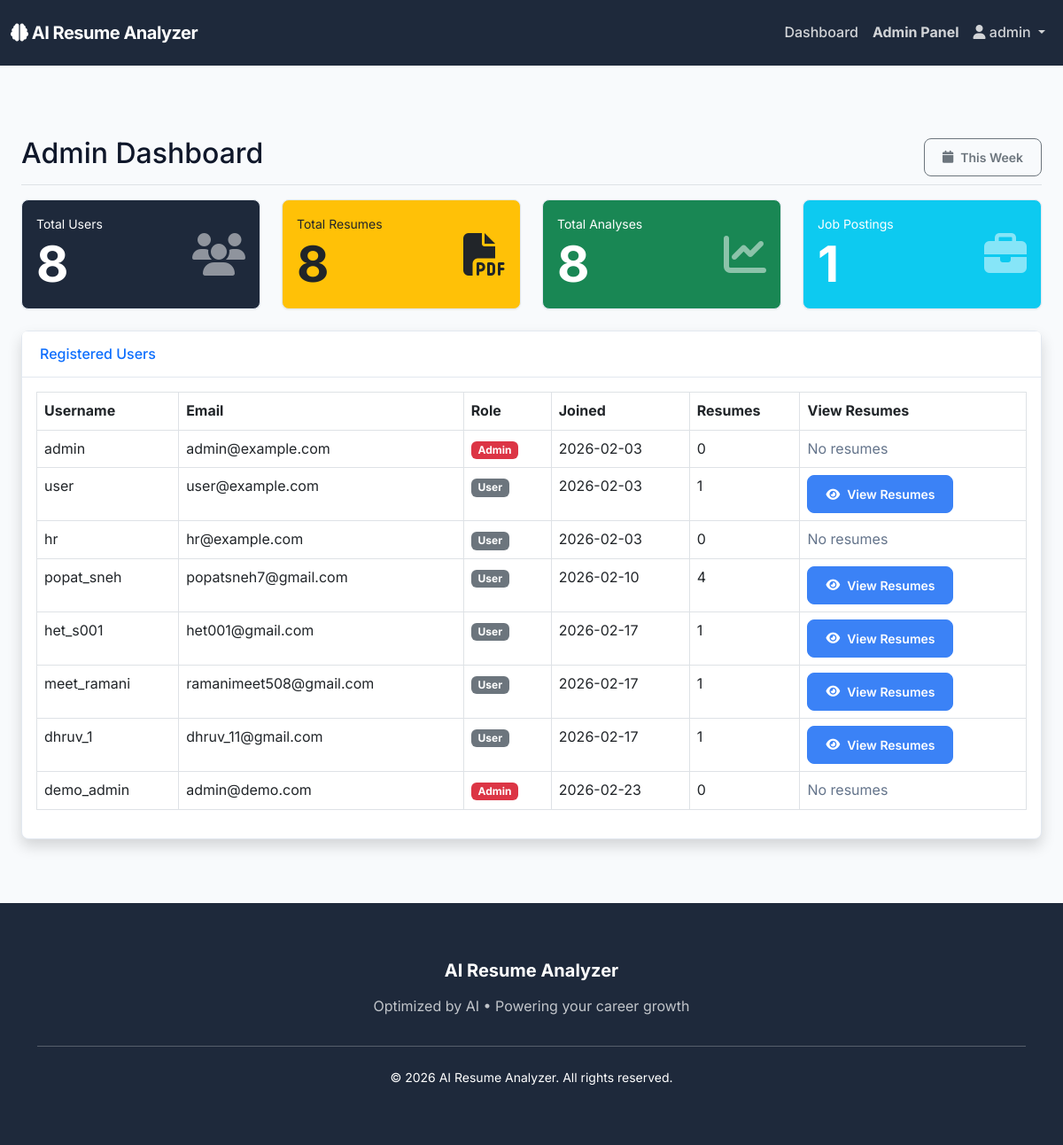
The page /admin/ (signed in) on the database its author committed.
### flask_app/models.py (models this page shows, shortened)
class User(UserMixin, db.Model):
    __tablename__ = 'users'
    id = db.Column(db.String(36), primary_key=True, default=lambda: str(uuid.uuid4()))
    username = db.Column(db.String(80), unique=True, nullable=False, index=True)
    email = db.Column(db.String(120), unique=True, nullable=False, index=True)
    password_hash = db.Column(db.String(255), nullable=False)
    first_name = db.Column(db.String(100))
    last_name = db.Column(db.String(100))
    created_at = db.Column(db.DateTime, default=datetime.utcnow)
    updated_at = db.Column(db.DateTime, default=datetime.utcnow, onupdate=datetime.utcnow)
    is_admin = db.Column(db.Boolean, default=False)
    role = db.Column(db.String(20), default='user')
    resumes = db.relationship('Resume', backref='user', lazy=True, cascade='all, delete-orphan')
    analyses = db.relationship('Analysis', backref='user', lazy=True, cascade='all, delete-orphan')

### flask_app/routes/admin.py (the view)
@admin_bp.route('/')
@login_required
@admin_required
def dashboard():
    total_users = User.query.count()
    total_resumes = Resume.query.count()
    total_analyses = Analysis.query.count()
    total_jobs = JobPosting.query.count()
    users = User.query.all()
    return render_template('admin/dashboard.html',
                         total_users=total_users,
                         total_resumes=total_resumes,
                         total_analyses=total_analyses,
                         total_jobs=total_jobs,
                         users=users)

### flask_app/routes/admin.py (called while the page is built)
def admin_required(f):
    @wraps(f)
    def decorated_function(*args, **kwargs):
        if not current_user.is_authenticated or not current_user.is_admin:
            abort(403)
        return f(*args, **kwargs)
    return decorated_function

### flask_app/routes/resume.py (called while the page is built)
@resume_bp.app_context_processor
def utility_processor():
    return dict(include_static_css=lambda x: "")

### run.py (called while the page is built)
@login_manager.user_loader
def load_user(user_id):
    return User.query.get(user_id)

@app.before_request
def before_request():
    from flask import session
    session.permanent = True
    app.permanent_session_lifetime.total_seconds()

### flask_app/templates/admin/dashboard.html (shortened to what this page needs)
{% extends "base.html" %}
{% block content %}
<div class="container-fluid py-4">
    <div class="d-flex justify-content-between flex-wrap flex-md-nowrap align-items-center pt-3 pb-2 mb-3 border-bottom">
        <h1 class="h2">Admin Dashboard</h1>
        <div class="btn-toolbar mb-2 mb-md-0">
            <button type="button" class="btn btn-sm btn-outline-secondary">
                <i class="fas fa-calendar"></i> This Week
            </button>
        </div>
    </div>
    <div class="row g-4 mb-4">
        <div class="col-xl-3 col-md-6">
            <div class="card bg-primary text-white h-100">
                <div class="card-body">
                    <div class="d-flex justify-content-between align-items-center">
                        <div class="me-3">
                            <div class="text-white-75 small">Total Users</div>
                            <div class="display-4 fw-bold">{{ total_users }}</div>
                        </div>
                        <i class="fas fa-users fa-3x text-white-50"></i>
                    </div>
                </div>
            </div>
        </div>
        <div class="col-xl-3 col-md-6">
            <div class="card bg-warning text-dark h-100">
                <div class="card-body">
                    <div class="d-flex justify-content-between align-items-center">
                        <div class="me-3">
                            <div class="text-dark-75 small">Total Resumes</div>
                            <div class="display-4 fw-bold">{{ total_resumes }}</div>
                        </div>
                        <i class="fas fa-file-pdf fa-3x text-dark-50"></i>
                    </div>
                </div>
            </div>
        </div>
        <div class="col-xl-3 col-md-6">
            <div class="card bg-success text-white h-100">
                <div class="card-body">
                    <div class="d-flex justify-content-between align-items-center">
                        <div class="me-3">
                            <div class="text-white-75 small">Total Analyses</div>
                            <div class="display-4 fw-bold">{{ total_analyses }}</div>
                        </div>
                        <i class="fas fa-chart-line fa-3x text-white-50"></i>
                    </div>
                </div>
            </div>
        </div>
        <div class="col-xl-3 col-md-6">
            <div class="card bg-info text-white h-100">
                <div class="card-body">
                    <div class="d-flex justify-content-between align-items-center">
                        <div class="me-3">
                            <div class="text-white-75 small">Job Postings</div>
                            <div class="display-4 fw-bold">{{ total_jobs }}</div>
                        </div>
                        <i class="fas fa-briefcase fa-3x text-white-50"></i>
                    </div>
                </div>
            </div>
        </div>
    </div>
    <div class="card shadow mb-4">
        <div class="card-header py-3">
            <h6 class="m-0 font-weight-bold text-primary">Registered Users</h6>
        </div>
        <div class="card-body">
            <div class="table-responsive">
                <table class="table table-bordered" id="dataTable" width="100%" cellspacing="0">
                    <thead>
                        <tr>
                            <th>Username</th>
                            <th>Email</th>
                            <th>Role</th>
                            <th>Joined</th>
                            <th>Resumes</th>
                            <th>View Resumes</th>
                        </tr>
                    </thead>
                    <tbody>
                        {% for user in users %}
                        <tr>
                            <td>{{ user.username }}</td>
                            <td>{{ user.email }}</td>
                            <td>
                                {% if user.is_admin %}
                                <span class="badge bg-danger">Admin</span>
                                {% else %}
                                <span class="badge bg-secondary">User</span>
                                {% endif %}
                            </td>
                            <td>{{ user.created_at.strftime('%Y-%m-%d') }}</td>
                            <td>{{ user.resumes|length }}</td>
                            <td>
                                {% if user.resumes|length > 0 %}
                                <a href="{{ url_for('admin.user_resumes', user_id=user.id) }}" class="btn btn-sm btn-primary">
                                    <i class="fas fa-eye"></i> View Resumes
                                </a>
                                {% else %}
                                <span class="text-muted">No resumes</span>
                                {% endif %}
                            </td>
                        </tr>
                        {% endfor %}
                    </tbody>
                </table>
            </div>
        </div>
    </div>
</div>
{% endblock %}

### flask_app/templates/base.html (shortened to what this page needs)
<!DOCTYPE html>
<html lang="en">
<head>
    <link href="https://cdn.jsdelivr.net/npm/bootstrap@5.3.0/dist/css/bootstrap.min.css" rel="stylesheet">
    <link rel="stylesheet" href="https://cdnjs.cloudflare.com/ajax/libs/font-awesome/6.4.0/css/all.min.css">
    <link rel="stylesheet" href="{{ url_for('static', filename='css/style.css') }}">
    <link rel="stylesheet" href="{{ url_for('static', filename='css/resume.css') }}">
</head>
<body>
    <nav class="navbar navbar-expand-lg navbar-dark bg-primary">
        <div class="container-fluid">
            <a class="navbar-brand fw-bold" href="{{ url_for('main.index') }}">
                <i class="fas fa-brain"></i> AI Resume Analyzer
            </a>
            <div class="collapse navbar-collapse" id="navbarNav">
                <ul class="navbar-nav ms-auto">
                    {% if current_user.is_authenticated %}
                    {% if current_user.role == 'hr' %}
                    <li class="nav-item">
                        <a class="nav-link" href="{{ url_for('hr.dashboard') }}">HR Dashboard</a>
                    </li>
                    <li class="nav-item">
                        <a class="nav-link" href="{{ url_for('hr.jobs') }}">My Jobs</a>
                    </li>
                    <li class="nav-item">
                        <a class="nav-link" href="{{ url_for('hr.add_job') }}">Post New Job</a>
                    </li>
                    {% else %}
                    <li class="nav-item">
                        <a class="nav-link" href="{{ url_for('main.dashboard') }}">Dashboard</a>
                    </li>
                    {% if current_user.is_admin %}
                    <li class="nav-item">
                        <a class="nav-link fw-bold text-warning" href="{{ url_for('admin.dashboard') }}">Admin Panel</a>
                    </li>
                    {% endif %}
                    {% endif %}
                    <li class="nav-item dropdown">
                        <a class="nav-link dropdown-toggle" href="#" id="userDropdown" role="button"
                            data-bs-toggle="dropdown">
                            <i class="fas fa-user"></i> {{ current_user.username }}
                        </a>
                    </li>
                    {% endif %}
                </ul>
            </div>
        </div>
    </nav>
    <main class="container-fluid py-4">
        {% block content %}{% endblock %}
    </main>
    <footer class="text-white text-center">
        <div class="container">
            <div class="row mb-4">
                <div class="col-md-12">
                    <h5 class="fw-bold mb-3">AI Resume Analyzer</h5>
                    <p class="text-light opacity-75">Optimized by AI • Powering your career growth</p>
                </div>
            </div>
            <hr class="opacity-25 mb-4">
            <p class="small mb-0">&copy; 2026 AI Resume Analyzer. All rights reserved.</p>
        </div>
    </footer>
</body>
</html>

### flask_app/static/css/style.css (style rules this page uses)
:root { --primary-color: #1E293B; --primary-hover: #334155; --accent-color: #3B82F6; --accent-hover: #2563EB; --success-color: #10B981; --warning-color: #F59E0B; --danger-color: #EF4444; --bg-main: #F8FAFC; --bg-card: #FFFFFF; --text-main: #0F172A; --text-muted: #64748B; --border-color: #E2E8F0; --border-radius: 8px; --shadow-sm: 0 1px 2px 0 rgba(0, 0, 0, 0.05); --shadow-md: 0 4px 6px -1px rgba(0, 0, 0, 0.1), 0 2px 4px -1px rgba(0, 0, 0, 0.06); --transition: all 0.2s cubic-bezier(0.4, 0, 0.2, 1); }
body { font-family: 'Inter', 'Segoe UI', system-ui, -apple-system, sans-serif; background-color: var(--bg-main); color: var(--text-main); line-height: 1.6; }
main { min-height: calc(100vh - 200px); }
.navbar { background-color: var(--primary-color) !important; padding: 1rem 0; box-shadow: var(--shadow-sm); }
.navbar-brand { font-weight: 700; font-size: 1.25rem; letter-spacing: -0.025em; }
.nav-link { font-weight: 500; color: rgba(255, 255, 255, 0.8) !important; transition: var(--transition); }
.card { background-color: var(--bg-card); border: 1px solid var(--border-color); border-radius: var(--border-radius); box-shadow: var(--shadow-sm); transition: var(--transition); }
.card-header { background-color: white; border-bottom: 1px solid var(--border-color); padding: 1.25rem; font-weight: 600; }
.btn { border-radius: var(--border-radius); padding: 0.625rem 1.25rem; font-weight: 600; transition: var(--transition); display: inline-flex; align-items: center; gap: 0.5rem; }
.btn-primary { background-color: var(--accent-color) !important; border-color: var(--accent-color) !important; color: white !important; }
footer { background-color: var(--primary-color) !important; color: #94A3B8; padding: 4rem 0; border-top: none; }
footer p { margin-bottom: 0.5rem; }
.text-muted { color: var(--text-muted) !important; }
.bg-primary { background-color: var(--primary-color) !important; }

### rows shown on the page
User: username "admin", email "admin@example.com", is_admin "Admin", created_at "2026-02-03", resumes|length "0", shows "No resumes"
User: username "user", email "user@example.com", is_admin "User", created_at "2026-02-03", resumes|length "1"
User: username "hr", email "hr@example.com", is_admin "User", created_at "2026-02-03", resumes|length "0", shows "No resumes"
User: username "popat_sneh", email "popatsneh7@gmail.com", is_admin "User", created_at "2026-02-10", resumes|length "4"
User: username "het_s001", email "het001@gmail.com", is_admin "User", created_at "2026-02-17", resumes|length "1"
User: username "meet_ramani", email "ramanimeet508@gmail.com", is_admin "User", created_at "2026-02-17", resumes|length "1"
User: username "dhruv_1", email "dhruv_11@gmail.com", is_admin "User", created_at "2026-02-17", resumes|length "1"
User: username "demo_admin", email "admin@demo.com", is_admin "Admin", created_at "2026-02-23", resumes|length "0", shows "No resumes"

### other values the page prints
{{ total_users }} "8"
{{ total_resumes }} "8"
{{ total_analyses }} "8"
{{ total_jobs }} "1"
